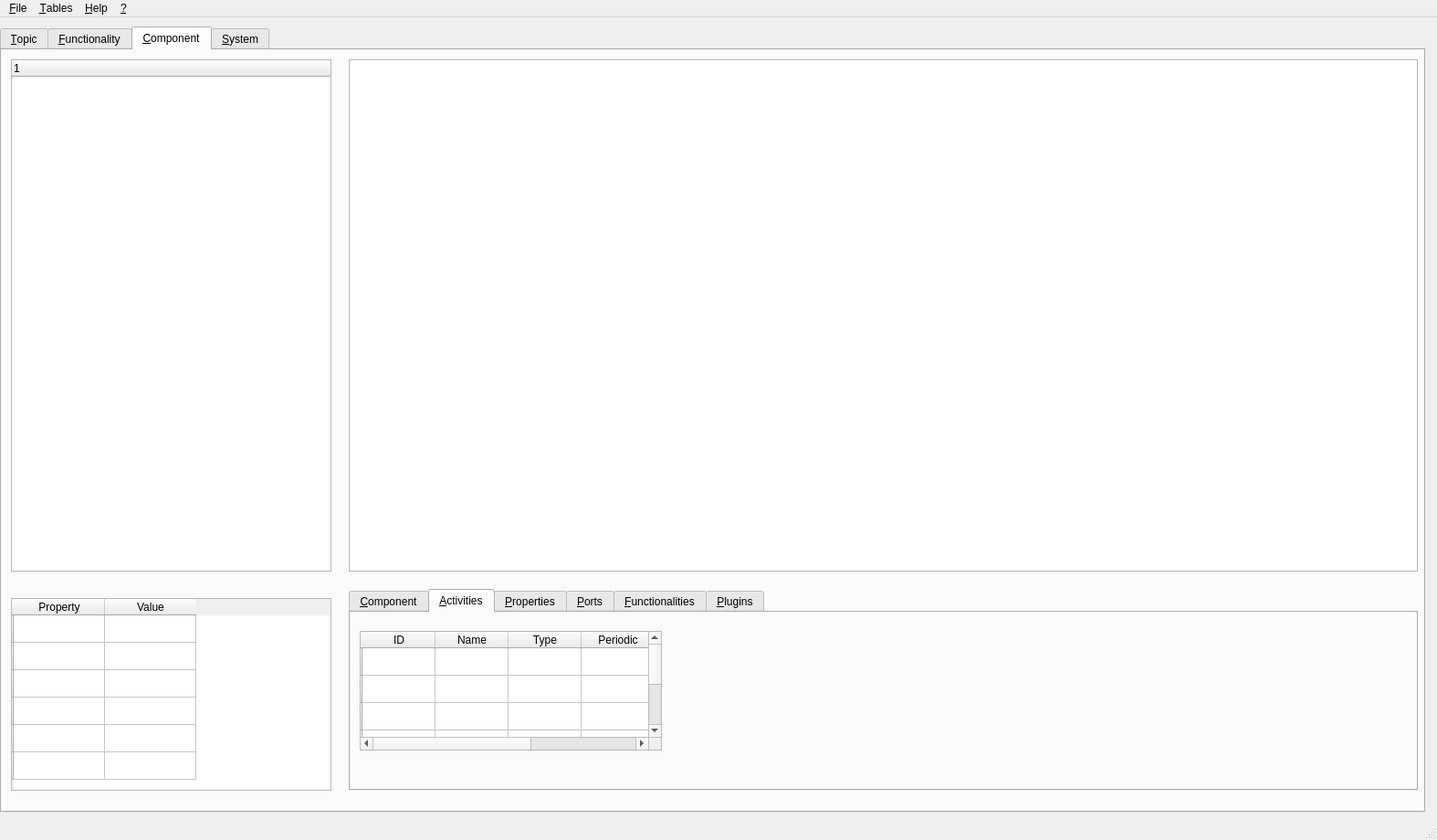
<?xml version="1.0" encoding="UTF-8"?>
<ui version="4.0">
 <class>MainWindow</class>
 <widget class="QMainWindow" name="MainWindow">
  <property name="geometry">
   <rect>
    <x>0</x>
    <y>0</y>
    <width>1574</width>
    <height>920</height>
   </rect>
  </property>
  <property name="windowTitle">
   <string>MainWindow</string>
  </property>
  <widget class="QWidget" name="centralwidget">
   <widget class="QTabWidget" name="TabWidget">
    <property name="geometry">
     <rect>
      <x>0</x>
      <y>10</y>
      <width>1561</width>
      <height>861</height>
     </rect>
    </property>
    <property name="currentIndex">
     <number>2</number>
    </property>
    <widget class="QWidget" name="tab_1">
     <attribute name="title">
      <string>&amp;Topic</string>
     </attribute>
    </widget>
    <widget class="QWidget" name="tab_2">
     <attribute name="title">
      <string>&amp;Functionality</string>
     </attribute>
    </widget>
    <widget class="QWidget" name="tab_3">
     <attribute name="title">
      <string>&amp;Component</string>
     </attribute>
     <widget class="QTabWidget" name="tabWidget">
      <property name="geometry">
       <rect>
        <x>380</x>
        <y>590</y>
        <width>1171</width>
        <height>221</height>
       </rect>
      </property>
      <property name="currentIndex">
       <number>1</number>
      </property>
      <widget class="QWidget" name="tab">
       <attribute name="title">
        <string>&amp;Component</string>
       </attribute>
       <widget class="QTableWidget" name="tableWidget">
        <property name="geometry">
         <rect>
          <x>10</x>
          <y>20</y>
          <width>321</width>
          <height>161</height>
         </rect>
        </property>
        <row>
         <property name="text">
          <string/>
         </property>
        </row>
        <row>
         <property name="text">
          <string/>
         </property>
        </row>
        <row>
         <property name="text">
          <string/>
         </property>
        </row>
        <row>
         <property name="text">
          <string/>
         </property>
        </row>
        <row>
         <property name="text">
          <string/>
         </property>
        </row>
        <row>
         <property name="text">
          <string/>
         </property>
        </row>
        <column>
         <property name="text">
          <string>ID</string>
         </property>
        </column>
        <column>
         <property name="text">
          <string>Package</string>
         </property>
        </column>
        <column>
         <property name="text">
          <string>Type</string>
         </property>
        </column>
       </widget>
      </widget>
      <widget class="QWidget" name="tab_5">
       <attribute name="title">
        <string>&amp;Activities</string>
       </attribute>
       <widget class="QTableWidget" name="tableWidget_6">
        <property name="geometry">
         <rect>
          <x>10</x>
          <y>20</y>
          <width>331</width>
          <height>131</height>
         </rect>
        </property>
        <property name="styleSheet">
         <string notr="true"/>
        </property>
        <attribute name="horizontalHeaderDefaultSectionSize">
         <number>80</number>
        </attribute>
        <row>
         <property name="text">
          <string/>
         </property>
        </row>
        <row>
         <property name="text">
          <string/>
         </property>
        </row>
        <row>
         <property name="text">
          <string/>
         </property>
        </row>
        <row>
         <property name="text">
          <string/>
         </property>
        </row>
        <row>
         <property name="text">
          <string/>
         </property>
        </row>
        <row>
         <property name="text">
          <string/>
         </property>
        </row>
        <column>
         <property name="text">
          <string>ID</string>
         </property>
        </column>
        <column>
         <property name="text">
          <string>Name</string>
         </property>
        </column>
        <column>
         <property name="text">
          <string>Type</string>
         </property>
        </column>
        <column>
         <property name="text">
          <string>Periodic</string>
         </property>
        </column>
        <column>
         <property name="text">
          <string>M</string>
         </property>
        </column>
       </widget>
      </widget>
      <widget class="QWidget" name="tab_6">
       <attribute name="title">
        <string>&amp;Properties</string>
       </attribute>
       <widget class="QTableWidget" name="tableWidget_7">
        <property name="geometry">
         <rect>
          <x>10</x>
          <y>20</y>
          <width>331</width>
          <height>131</height>
         </rect>
        </property>
        <attribute name="horizontalHeaderDefaultSectionSize">
         <number>80</number>
        </attribute>
        <row>
         <property name="text">
          <string/>
         </property>
        </row>
        <row>
         <property name="text">
          <string/>
         </property>
        </row>
        <row>
         <property name="text">
          <string/>
         </property>
        </row>
        <row>
         <property name="text">
          <string/>
         </property>
        </row>
        <row>
         <property name="text">
          <string/>
         </property>
        </row>
        <row>
         <property name="text">
          <string/>
         </property>
        </row>
        <column>
         <property name="text">
          <string>ID</string>
         </property>
        </column>
        <column>
         <property name="text">
          <string>Name</string>
         </property>
        </column>
        <column>
         <property name="text">
          <string>Type</string>
         </property>
        </column>
        <column>
         <property name="text">
          <string>Domain</string>
         </property>
        </column>
       </widget>
      </widget>
      <widget class="QWidget" name="tab_7">
       <attribute name="title">
        <string>&amp;Ports</string>
       </attribute>
       <widget class="QTableWidget" name="tableWidget_8">
        <property name="geometry">
         <rect>
          <x>10</x>
          <y>20</y>
          <width>331</width>
          <height>131</height>
         </rect>
        </property>
        <attribute name="horizontalHeaderDefaultSectionSize">
         <number>80</number>
        </attribute>
        <row>
         <property name="text">
          <string/>
         </property>
        </row>
        <row>
         <property name="text">
          <string/>
         </property>
        </row>
        <row>
         <property name="text">
          <string/>
         </property>
        </row>
        <row>
         <property name="text">
          <string/>
         </property>
        </row>
        <row>
         <property name="text">
          <string/>
         </property>
        </row>
        <row>
         <property name="text">
          <string/>
         </property>
        </row>
        <column>
         <property name="text">
          <string>ID</string>
         </property>
        </column>
        <column>
         <property name="text">
          <string>Name</string>
         </property>
        </column>
        <column>
         <property name="text">
          <string>Topic Type</string>
         </property>
        </column>
        <column>
         <property name="text">
          <string>Role</string>
         </property>
        </column>
       </widget>
      </widget>
      <widget class="QWidget" name="tab_8">
       <attribute name="title">
        <string>&amp;Functionalities</string>
       </attribute>
       <widget class="QTableWidget" name="tableWidget_12">
        <property name="geometry">
         <rect>
          <x>10</x>
          <y>20</y>
          <width>331</width>
          <height>131</height>
         </rect>
        </property>
        <attribute name="horizontalHeaderDefaultSectionSize">
         <number>130</number>
        </attribute>
        <row>
         <property name="text">
          <string/>
         </property>
        </row>
        <row>
         <property name="text">
          <string/>
         </property>
        </row>
        <row>
         <property name="text">
          <string/>
         </property>
        </row>
        <row>
         <property name="text">
          <string/>
         </property>
        </row>
        <row>
         <property name="text">
          <string/>
         </property>
        </row>
        <row>
         <property name="text">
          <string/>
         </property>
        </row>
        <column>
         <property name="text">
          <string>ID</string>
         </property>
        </column>
        <column>
         <property name="text">
          <string>Name</string>
         </property>
        </column>
        <column>
         <property name="text">
          <string>Plugin Interfaces</string>
         </property>
        </column>
       </widget>
      </widget>
      <widget class="QWidget" name="tab_9">
       <attribute name="title">
        <string>&amp;Plugins</string>
       </attribute>
       <widget class="QTableWidget" name="tableWidget_11">
        <property name="geometry">
         <rect>
          <x>10</x>
          <y>20</y>
          <width>331</width>
          <height>131</height>
         </rect>
        </property>
        <row>
         <property name="text">
          <string/>
         </property>
        </row>
        <row>
         <property name="text">
          <string/>
         </property>
        </row>
        <row>
         <property name="text">
          <string/>
         </property>
        </row>
        <row>
         <property name="text">
          <string/>
         </property>
        </row>
        <row>
         <property name="text">
          <string/>
         </property>
        </row>
        <column>
         <property name="text">
          <string>ID</string>
         </property>
        </column>
        <column>
         <property name="text">
          <string>Package</string>
         </property>
        </column>
        <column>
         <property name="text">
          <string>Type</string>
         </property>
        </column>
       </widget>
      </widget>
     </widget>
     <widget class="QTreeWidget" name="treeWidget">
      <property name="geometry">
       <rect>
        <x>10</x>
        <y>10</y>
        <width>351</width>
        <height>561</height>
       </rect>
      </property>
      <column>
       <property name="text">
        <string notr="true">1</string>
       </property>
      </column>
     </widget>
     <widget class="QTableWidget" name="tableWidget_2">
      <property name="geometry">
       <rect>
        <x>10</x>
        <y>600</y>
        <width>351</width>
        <height>211</height>
       </rect>
      </property>
      <row>
       <property name="text">
        <string/>
       </property>
      </row>
      <row>
       <property name="text">
        <string/>
       </property>
      </row>
      <row>
       <property name="text">
        <string/>
       </property>
      </row>
      <row>
       <property name="text">
        <string/>
       </property>
      </row>
      <row>
       <property name="text">
        <string/>
       </property>
      </row>
      <row>
       <property name="text">
        <string/>
       </property>
      </row>
      <column>
       <property name="text">
        <string>Property</string>
       </property>
      </column>
      <column>
       <property name="text">
        <string>Value</string>
       </property>
      </column>
     </widget>
     <widget class="QGraphicsViewEc" name="graphicsView">
      <property name="geometry">
       <rect>
        <x>380</x>
        <y>10</y>
        <width>1171</width>
        <height>561</height>
       </rect>
      </property>
      <property name="dragMode">
       <enum>QGraphicsView::ScrollHandDrag</enum>
      </property>
     </widget>
    </widget>
    <widget class="QWidget" name="tab_4">
     <attribute name="title">
      <string>&amp;System</string>
     </attribute>
    </widget>
   </widget>
  </widget>
  <widget class="QMenuBar" name="menubar">
   <property name="geometry">
    <rect>
     <x>0</x>
     <y>0</y>
     <width>1574</width>
     <height>22</height>
    </rect>
   </property>
   <widget class="QMenu" name="menu_File">
    <property name="title">
     <string>&amp;File</string>
    </property>
   </widget>
   <widget class="QMenu" name="menu_Edit">
    <property name="title">
     <string>&amp;Tables</string>
    </property>
    <addaction name="actionAdd_component"/>
    <addaction name="actionAdd_Activity"/>
    <addaction name="actionAdd_Property"/>
    <addaction name="actionAdd_Port"/>
    <addaction name="actionAdd_Functionality"/>
    <addaction name="actionAdd_Plugin"/>
   </widget>
   <widget class="QMenu" name="menu_Help">
    <property name="title">
     <string>&amp;Help</string>
    </property>
   </widget>
   <widget class="QMenu" name="menu">
    <property name="title">
     <string>&amp;?</string>
    </property>
   </widget>
   <addaction name="menu_File"/>
   <addaction name="menu_Edit"/>
   <addaction name="menu_Help"/>
   <addaction name="menu"/>
  </widget>
  <widget class="QStatusBar" name="statusbar"/>
  <action name="actionAdd_component">
   <property name="checkable">
    <bool>false</bool>
   </property>
   <property name="checked">
    <bool>false</bool>
   </property>
   <property name="text">
    <string>Add Component</string>
   </property>
   <property name="menuRole">
    <enum>QAction::PreferencesRole</enum>
   </property>
  </action>
  <action name="actionAdd_Activity">
   <property name="text">
    <string>Add Activity</string>
   </property>
  </action>
  <action name="actionAdd_Property">
   <property name="text">
    <string>Add Property</string>
   </property>
  </action>
  <action name="actionAdd_Port">
   <property name="text">
    <string>Add Port</string>
   </property>
  </action>
  <action name="actionAdd_Functionality">
   <property name="text">
    <string>Add Functionality</string>
   </property>
  </action>
  <action name="actionAdd_Plugin">
   <property name="text">
    <string>Add Plugin</string>
   </property>
  </action>
 </widget>
 <customwidgets>
  <customwidget>
   <class>QGraphicsViewEc</class>
   <extends>QGraphicsView</extends>
   <header>QGraphicsViewEc.h</header>
  </customwidget>
 </customwidgets>
 <resources/>
 <connections/>
</ui>
